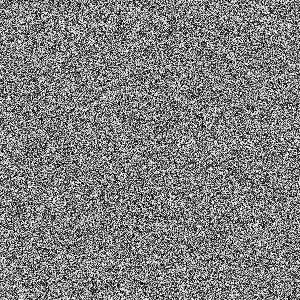
Frame 1 (no input)
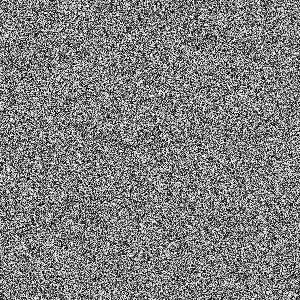
Frame 60 (the mouse pressed at the canvas centre just before this capture)
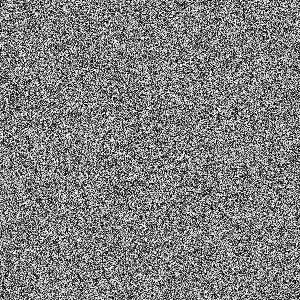
Frame 120 (the mouse held since frame 60 and released just before this capture)

The Processing sketch that drew these frames (run headless with seeded random() and noise(); from frame 60 on, the mouse is pressed at the canvas centre):

// Processing sketch: week9_Image_Processing_02
// ── week9_Image_Processing_02.pde
void setup() {
  // Set the size of the window (width, height) 
  size(300, 300);

  // Set the location (x,y) of the window on your desktop
  surface.setLocation(0, 0);

  // set background color (red, green, blue)
  background(255, 255, 255);
  
  //noLoop();
  
}

void draw() {
  //background(0);
  // This function is called before you access the pixel array, saying "load the pixels, 
  // I would like to speak with them!"
  loadPixels();  
  
  // Loop through every pixel
  for (int i = 0; i < pixels.length; i++) {
    // Pick a random number, 0 to 255
    float rand = random(255);
    
    // Create a grayscale color based on random number
    color c = color(rand);
    
    // Set pixel at that location to random color
    pixels[i] = c;
  }
  
  // This function is called after you finish with the pixel array saying;
  // "Go ahead and update the pixels, I'm all done!"
  updatePixels();
}
